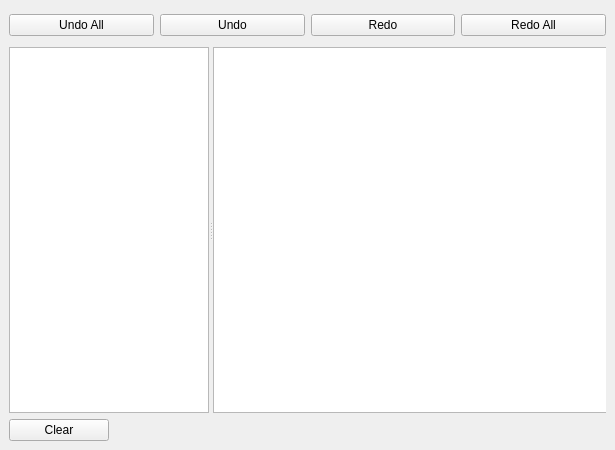
<?xml version="1.0" encoding="UTF-8"?>
<ui version="4.0">
 <class>ProvenanceWindow</class>
 <widget class="QDockWidget" name="ProvenanceWindow">
  <property name="geometry">
   <rect>
    <x>0</x>
    <y>0</y>
    <width>615</width>
    <height>450</height>
   </rect>
  </property>
  <property name="minimumSize">
   <size>
    <width>555</width>
    <height>450</height>
   </size>
  </property>
  <property name="windowTitle">
   <string>Provenance</string>
  </property>
  <widget class="QWidget" name="dockWidgetContents">
   <property name="minimumSize">
    <size>
     <width>0</width>
     <height>0</height>
    </size>
   </property>
   <layout class="QGridLayout" name="gridLayout">
    <item row="1" column="0">
     <widget class="QSplitter" name="splitter">
      <property name="sizePolicy">
       <sizepolicy hsizetype="Expanding" vsizetype="Expanding">
        <horstretch>0</horstretch>
        <verstretch>0</verstretch>
       </sizepolicy>
      </property>
      <property name="minimumSize">
       <size>
        <width>531</width>
        <height>300</height>
       </size>
      </property>
      <property name="orientation">
       <enum>Qt::Horizontal</enum>
      </property>
      <widget class="QListWidget" name="provenanceListWidget_">
       <property name="minimumSize">
        <size>
         <width>200</width>
         <height>0</height>
        </size>
       </property>
       <property name="toolTip">
        <string>List of historical actions</string>
       </property>
      </widget>
      <widget class="QTextEdit" name="networkXMLTextEdit_">
       <property name="minimumSize">
        <size>
         <width>500</width>
         <height>342</height>
        </size>
       </property>
       <property name="toolTip">
        <string>Network XML as of this change</string>
       </property>
       <property name="readOnly">
        <bool>true</bool>
       </property>
      </widget>
     </widget>
    </item>
    <item row="4" column="0">
     <widget class="QPushButton" name="clearButton_">
      <property name="maximumSize">
       <size>
        <width>100</width>
        <height>16777215</height>
       </size>
      </property>
      <property name="text">
       <string>Clear</string>
      </property>
     </widget>
    </item>
    <item row="0" column="0">
     <layout class="QGridLayout" name="gridLayout_2">
      <property name="topMargin">
       <number>5</number>
      </property>
      <property name="bottomMargin">
       <number>5</number>
      </property>
      <item row="0" column="2">
       <widget class="QPushButton" name="redoButton_">
        <property name="enabled">
         <bool>true</bool>
        </property>
        <property name="minimumSize">
         <size>
          <width>0</width>
          <height>20</height>
         </size>
        </property>
        <property name="text">
         <string>Redo</string>
        </property>
       </widget>
      </item>
      <item row="0" column="3">
       <widget class="QPushButton" name="redoAllButton_">
        <property name="enabled">
         <bool>true</bool>
        </property>
        <property name="minimumSize">
         <size>
          <width>0</width>
          <height>20</height>
         </size>
        </property>
        <property name="text">
         <string>Redo All</string>
        </property>
       </widget>
      </item>
      <item row="0" column="0">
       <widget class="QPushButton" name="undoAllButton_">
        <property name="enabled">
         <bool>true</bool>
        </property>
        <property name="minimumSize">
         <size>
          <width>0</width>
          <height>20</height>
         </size>
        </property>
        <property name="text">
         <string>Undo All</string>
        </property>
       </widget>
      </item>
      <item row="0" column="1">
       <widget class="QPushButton" name="undoButton_">
        <property name="enabled">
         <bool>true</bool>
        </property>
        <property name="minimumSize">
         <size>
          <width>0</width>
          <height>20</height>
         </size>
        </property>
        <property name="text">
         <string>Undo</string>
        </property>
       </widget>
      </item>
     </layout>
    </item>
   </layout>
  </widget>
 </widget>
 <resources/>
 <connections/>
</ui>
